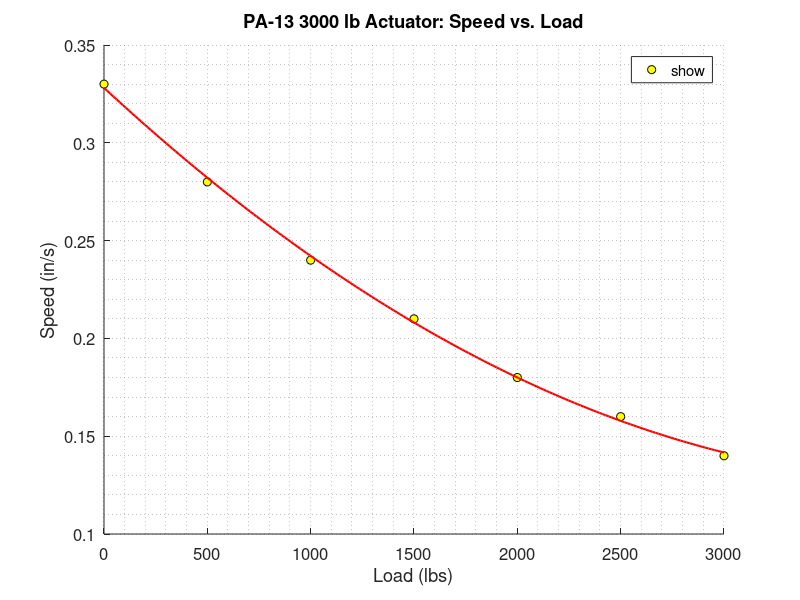

Source code (MATLAB):
% ==============================================================
%   Vishnu Duriseti
%   PA-13 3000 lb Linear Actuator: Speed vs. Load
%   Polyfit interpolation and visualization
% ==============================================================
clc; close all; clear;

% Data (approx. from manufacturer chart)
load_lbs = [0 500 1000 1500 2000 2500 3000];
speed_ips = [0.33 0.28 0.24 0.21 0.18 0.16 0.14];   % inches/second

% Fit polynomial of chosen degree (try 1, 2, or 3)
deg = 2;
p = polyfit(load_lbs, speed_ips, deg);

% Generate smooth load range for plotting
load_dense = linspace(0, 3000, 200);
speed_fit = polyval(p, load_dense);

% Plot
figure; hold on; grid minor;
plot(load_lbs, speed_ips, 'ko', 'MarkerFaceColor','y', 'DisplayName','Data Points');
plot(load_dense, speed_fit, 'r-', 'LineWidth',1.5, 'DisplayName',sprintf('Polyfit (deg=%d)', deg));
xlabel('Load (lbs)');
ylabel('Speed (in/s)');
title('PA-13 3000 lb Actuator: Speed vs. Load');
legend('show','Location','northeast');
set(gca,'FontSize',12);

% Print polynomial coefficients and example prediction
disp('Polynomial Coefficients (highest power first):');
disp(p);

% Example: predict speed at 1200 lbs
test_load = 1200;
pred_speed = polyval(p, test_load);
fprintf('Predicted speed at %.0f lbs = %.3f in/s\n', test_load, pred_speed);
